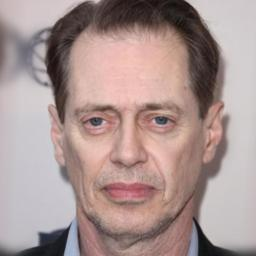
#> input picture assets/images/00052.jpg, 256 x 256 px
$ python check_style_color.py --unstyled ../assets/images/00052.jpg --styled ../assets/images/00074.jpg --style ../assets/images/00074.jpg
#> lines starting #> are read from the running program, lines starting #| are printed output that depends on the picture; after the words box and inside, x2 and y2 are one past the last pixel; in counts of white or black regions, pixels touching at a corner belong together
"""Quantitative check for whether style color transfer actually worked.

A visual glance can be misleading -- a render can look "different" while
actually drifting in the wrong direction, or barely moving at all (see
STYLE_GEOMETRY_PIPELINE.md for real cases of both). This compares an unstyled
render against a styled render of the SAME content+style pair and reports:

  1. Whether the color moved TOWARD the style image or away from it
     (cosine similarity between the actual RGB shift and the target shift --
     1.0 = perfect direction, 0 = no relationship, negative = wrong way).
  2. How much of the way there it got (magnitude ratio).
  3. Saturation, for a quick "did it desaturate/saturate as expected" read.
  4. Region differentiation (hair vs. skin) so a uniform wash and a properly
     differentiated multi-region transfer don't look the same on paper.

Usage:
    python tools/check_style_color.py \\
        --unstyled path/to/unstyled_frame.png \\
        --styled path/to/styled_frame.png \\
        --style path/to/style_image.png

Generate the unstyled baseline once per content+geometry setting with the
same CLI, style_optimize_color=false and
style_internal_appearance_strength=0.0 style_geometry_strength=0.0
style_strength=0.0 -- see STYLE_GEOMETRY_PIPELINE.md's "Validating changes"
section.
"""
import argparse

import numpy as np
from PIL import Image


def load_rgb(path):
#> called with path = '../assets/images/00052.jpg'
    return np.asarray(Image.open(path).convert("RGB"), dtype=np.float32)
#> call 2 of load_rgb, with path = '../assets/images/00074.jpg'
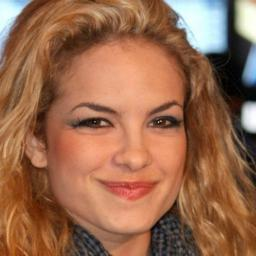
#> input picture assets/images/00074.jpg, 256 x 256 px


def foreground_mask(img, white_thresh=245):
    # LAM renders on a plain white background (background_color=1.0). For a
    # bust/portrait crop that doesn't fill the frame, background pixels can
    # be the majority of the image -- whole-image means then get dominated
    # by tiny, largely noisy shifts in that background rather than reflecting
    # the actual subject, which can even flip the reported direction sign
    # while the subject itself looks essentially unchanged. Excluding
    # near-white pixels keeps the statistics about the subject.
#> called with white_thresh = 245
    return ~((img[..., 0] > white_thresh) & (img[..., 1] > white_thresh) & (img[..., 2] > white_thresh))
#> returned value: shape (256, 256) bool; every value is 1


def masked_mean(img, mask):
    px = img[mask]
    if px.size == 0:
        return img.reshape(-1, 3).mean(0)
    return px.reshape(-1, 3).mean(0)


def mean_saturation(img, mask=None):
    px = img / 255.0
    if mask is not None:
        px = px[mask]
    maxc = px.max(axis=-1)
    minc = px.min(axis=-1)
    sat = np.where(maxc > 0, (maxc - minc) / np.clip(maxc, 1e-6, None), 0)
    return float(sat.mean())


def region_mean(img, y0, y1, x0, x1):
    h, w, _ = img.shape
    region = img[int(h * y0):int(h * y1), int(w * x0):int(w * x1)]
    mask = foreground_mask(region)
    return masked_mean(region, mask)


def main():
    parser = argparse.ArgumentParser(description=__doc__, formatter_class=argparse.RawDescriptionHelpFormatter)
    parser.add_argument("--unstyled", required=True, help="Rendered frame with style OFF")
    parser.add_argument("--styled", required=True, help="Same content+pose, style ON")
    parser.add_argument("--style", required=True, help="The style reference image itself")
    parser.add_argument(
        "--hair-box", default="0.05,0.20,0.30,0.70",
        help="y0,y1,x0,x1 fractional box for the hair region (default roughly top of a portrait frame)",
    )
    parser.add_argument(
        "--skin-box", default="0.45,0.60,0.40,0.60",
        help="y0,y1,x0,x1 fractional box for a skin region (default roughly cheek/nose of a portrait frame)",
    )
    args = parser.parse_args()

    unstyled = load_rgb(args.unstyled)
    styled = load_rgb(args.styled)
    style = load_rgb(args.style)

    # Masking to foreground/subject pixels only -- see foreground_mask()'s
    # docstring for why the raw whole-frame mean is unreliable here.
    u_mean = masked_mean(unstyled, foreground_mask(unstyled))
#> u_mean = [169.2, 148.4, 145.7]
    s_mean = masked_mean(styled, foreground_mask(styled))
#> call 2 of foreground_mask, with white_thresh = 245
#> in foreground_mask (call 2), `return ~((img[..., 0] > white_thresh) & (img[..., 1] > white_thresh) &..`:
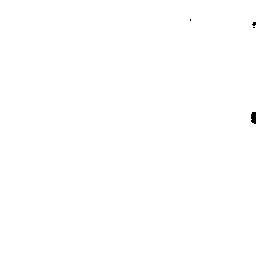
#> returned value: shape (256, 256) bool; 99.9% white; 4 black regions (3 under 20 px), largest, box (x1, y1, x2, y2) and area: (251, 112, 256, 124) 53
#> s_mean = [152.5, 105, 77.55]
    style_mean = masked_mean(style, foreground_mask(style))
#> style_mean = [152.5, 105, 77.55]

    actual_shift = s_mean - u_mean
#> actual_shift = [-16.7, -43.42, -68.14]
    target_shift = style_mean - u_mean
#> target_shift = [-16.7, -43.42, -68.14]
    actual_norm = np.linalg.norm(actual_shift)
#> actual_norm = 82.51
    target_norm = np.linalg.norm(target_shift)
#> target_norm = 82.51
    cos_sim = float(np.dot(actual_shift, target_shift) / (actual_norm * target_norm + 1e-8))
#> cos_sim = 1
    magnitude_ratio = float(actual_norm / (target_norm + 1e-8))
#> magnitude_ratio = 1

    hy0, hy1, hx0, hx1 = (float(v) for v in args.hair_box.split(","))
    sy0, sy1, sx0, sx1 = (float(v) for v in args.skin_box.split(","))
    styled_hair = region_mean(styled, hy0, hy1, hx0, hx1)
#> in region_mean, `region = img[int(h * y0):int(h * y1), int(w * x0):int(w * x1)]`:
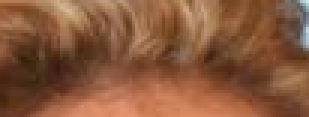
#> region: shape (39, 103, 3) float32 (shown 3 times larger); mean R, G, B 136.1, 88.4, 59.9
#> in foreground_mask (call 4), `return ~((img[..., 0] > white_thresh) & (img[..., 1] > white_thresh) &..`: returned value: shape (39, 103) bool; every value is 1
#> styled_hair = [136.1, 88.39, 59.9]
    styled_skin = region_mean(styled, sy0, sy1, sx0, sx1)
#> call 2 of region_mean, with y0 = 0.45, y1 = 0.6, x0 = 0.4, x1 = 0.6
#> in region_mean (call 2), `region = img[int(h * y0):int(h * y1), int(w * x0):int(w * x1)]`:
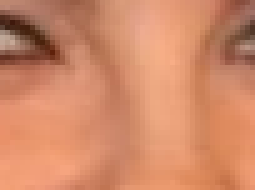
#> region: shape (38, 51, 3) float32 (shown 5 times larger); mean R, G, B 208.4, 137, 103.9
#> in foreground_mask (call 5), `return ~((img[..., 0] > white_thresh) & (img[..., 1] > white_thresh) &..`: returned value: shape (38, 51) bool; every value is 1
#> in masked_mean (call 5), `px = img[mask]`: px = 1938 rows, first 8: [190, 136, 112], [189, 135, 111], [189, 134, 113], [188, 133, 112], [187, 132, 111], [183, 128, 107], [179, 124, 104], [175, 120, 100]
#> styled_skin = [208.4, 137, 103.9]
    unstyled_hair = region_mean(unstyled, hy0, hy1, hx0, hx1)
#> call 3 of region_mean, with y0 = 0.05, y1 = 0.2, x0 = 0.3, x1 = 0.7
#> in region_mean (call 3), `region = img[int(h * y0):int(h * y1), int(w * x0):int(w * x1)]`:
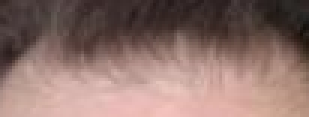
#> region: shape (39, 103, 3) float32 (shown 3 times larger); mean R, G, B 140.3, 112.9, 106.5
#> unstyled_hair = [140.3, 112.9, 106.5]
    unstyled_skin = region_mean(unstyled, sy0, sy1, sx0, sx1)
#> call 4 of region_mean, with y0 = 0.45, y1 = 0.6, x0 = 0.4, x1 = 0.6
#> in region_mean (call 4), `region = img[int(h * y0):int(h * y1), int(w * x0):int(w * x1)]`:
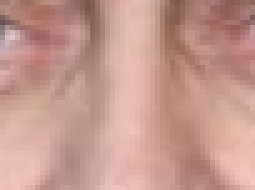
#> region: shape (38, 51, 3) float32 (shown 5 times larger); mean R, G, B 197.1, 153, 143
#> in masked_mean (call 7), `px = img[mask]`: px = 1938 rows, first 8: [165, 122, 113], [166, 122, 113], [179, 135, 124], [169, 125, 112], [160, 114, 101], [156, 110, 95], [161, 115, 100], [173, 126, 110]
#> unstyled_skin = [197.1, 153, 143]
    region_diff_styled = float(np.linalg.norm(styled_hair - styled_skin))
#> region_diff_styled = 97.61
    region_diff_unstyled = float(np.linalg.norm(unstyled_hair - unstyled_skin))
#> region_diff_unstyled = 78.56

    print("=" * 60)
    print("COLOR DIRECTION")
    print("=" * 60)
    print(f"unstyled mean RGB : {u_mean.round(1)}")
#| unstyled mean RGB : [169.2 148.4 145.7]
    print(f"styled mean RGB   : {s_mean.round(1)}")
#| styled mean RGB   : [152.5 105.   77.5]
    print(f"style image RGB   : {style_mean.round(1)}")
#| style image RGB   : [152.5 105.   77.5]
    print(f"actual shift      : {actual_shift.round(1)}")
#| actual shift      : [-16.7 -43.4 -68.1]
    print(f"target shift      : {target_shift.round(1)}")
#| target shift      : [-16.7 -43.4 -68.1]
    print(f"direction (cosine similarity, 1.0=perfect, 0=unrelated, <0=WRONG WAY): {cos_sim:.3f}")
#| direction (cosine similarity, 1.0=perfect, 0=unrelated, <0=WRONG WAY): 1.000
    print(f"magnitude (how far along the target shift, 1.0=matched it exactly): {magnitude_ratio:.3f}")
#| magnitude (how far along the target shift, 1.0=matched it exactly): 1.000
    if cos_sim < 0.3:
        print(">> VERDICT: color is NOT moving toward the style image (wrong direction or no real effect).")
    elif magnitude_ratio < 0.15:
        print(">> VERDICT: direction is right but the effect is very weak -- barely visible.")
    else:
        print(">> VERDICT: color is moving toward the style image at a real magnitude.")

    print()
    print("=" * 60)
    print("SATURATION (0=grayscale, higher=more colorful)")
    print("=" * 60)
    print(f"unstyled : {mean_saturation(unstyled, foreground_mask(unstyled)):.4f}")
#| unstyled : 0.1658
    print(f"styled   : {mean_saturation(styled, foreground_mask(styled)):.4f}")
#| styled   : 0.5335
    print(f"style    : {mean_saturation(style, foreground_mask(style)):.4f}")
#| style    : 0.5335

    print()
    print("=" * 60)
    print("REGION DIFFERENTIATION (hair vs. skin -- uses --hair-box/--skin-box)")
    print("=" * 60)
    print(f"unstyled hair-skin L2 diff: {region_diff_unstyled:.1f}")
#| unstyled hair-skin L2 diff: 78.6
    print(f"styled   hair-skin L2 diff: {region_diff_styled:.1f}")
#| styled   hair-skin L2 diff: 97.6
    if region_diff_styled < region_diff_unstyled * 0.5:
        print(">> Regions got MORE similar after styling -- likely a uniform wash, not real per-region transfer.")
    else:
        print(">> Regions kept (or gained) differentiation -- consistent with real per-region color transfer.")
    print()
    print("Note: --hair-box/--skin-box default to a generic portrait framing -- adjust")
    print("them (fractions of image height/width: y0,y1,x0,x1) if your subject's hair")
    print("or face isn't roughly in those regions.")


if __name__ == "__main__":
    main()
